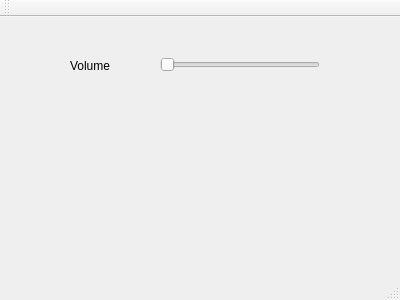
<?xml version="1.0" encoding="UTF-8"?>
<ui version="4.0">
 <class>MainWindow</class>
 <widget class="QMainWindow" name="MainWindow">
  <property name="geometry">
   <rect>
    <x>0</x>
    <y>0</y>
    <width>400</width>
    <height>300</height>
   </rect>
  </property>
  <property name="windowTitle">
   <string>MainWindow</string>
  </property>
  <widget class="QWidget" name="centralWidget">
   <widget class="QLabel" name="label">
    <property name="geometry">
     <rect>
      <x>70</x>
      <y>40</y>
      <width>67</width>
      <height>17</height>
     </rect>
    </property>
    <property name="text">
     <string>Volume</string>
    </property>
   </widget>
   <widget class="QSlider" name="horizontalSlider">
    <property name="geometry">
     <rect>
      <x>160</x>
      <y>40</y>
      <width>160</width>
      <height>16</height>
     </rect>
    </property>
    <property name="orientation">
     <enum>Qt::Horizontal</enum>
    </property>
   </widget>
  </widget>
  <widget class="QMenuBar" name="menuBar">
   <property name="geometry">
    <rect>
     <x>0</x>
     <y>0</y>
     <width>400</width>
     <height>22</height>
    </rect>
   </property>
  </widget>
  <widget class="QToolBar" name="mainToolBar">
   <attribute name="toolBarArea">
    <enum>TopToolBarArea</enum>
   </attribute>
   <attribute name="toolBarBreak">
    <bool>false</bool>
   </attribute>
  </widget>
  <widget class="QStatusBar" name="statusBar"/>
 </widget>
 <layoutdefault spacing="6" margin="11"/>
 <resources/>
 <connections/>
</ui>
